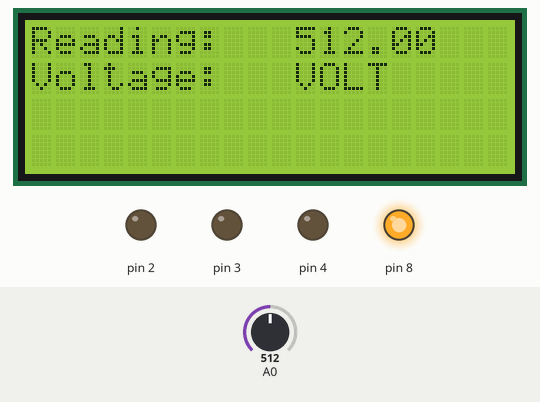
Recording of a sketch running on a simulated Arduino Uno, built with avr-gcc and run on an emulated ATmega328P. Shown: 20×4 character LCD, output pins drawn as LEDs (lit = HIGH). Inputs (shaded band) come from the test bench; at power-on: A0 = 512. What the sketch prints to the serial monitor is not drawn.

Above: at 1.8 s.
1.9 s: A0 set to 11
At 3.2 s:
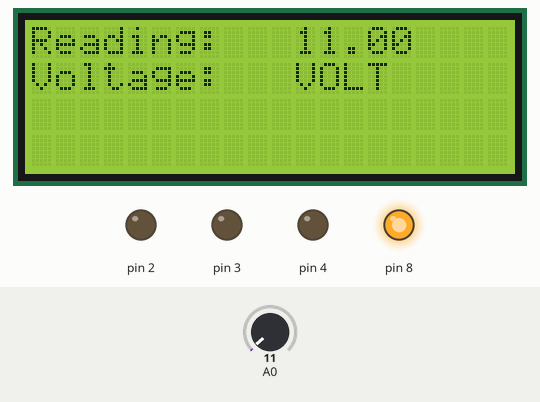
3.5 s: A0 set to 8
At 4.2 s:
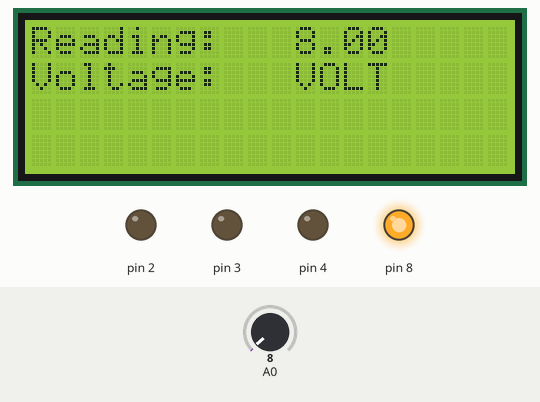
6.5 s: A0 set to 0
At 14.43 s:
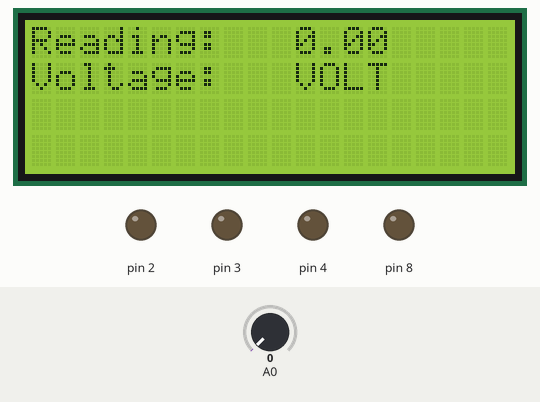
Timing chart, 0 to 16.0 s (numbered marks = the images above; inputs shaded):
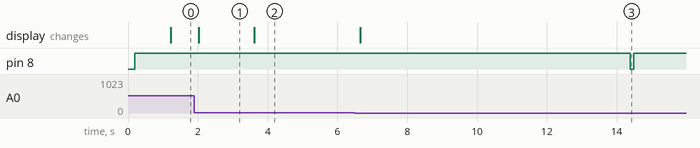

Measured:
- after the input at 1.9 s, the display: changes after 0.13 s (image 1)
- after the input at 3.5 s, the display: changes after 0.12 s (image 2)
- after the input at 6.5 s, the display: changes after 0.15 s (image 3)

The sketch:

SalinityReadings.ino
```cpp
#include <Wire.h>
#include <LiquidCrystal_I2C.h>

// Set the LCD address to 0x27 for a 16 chars and 2 line display
LiquidCrystal_I2C lcd(0x27, 20, 4);


int Readings[100];
float average = 0;


void setup() {
  Serial.begin(9600);
  pinMode(8, OUTPUT);
  pinMode(2, OUTPUT);
  pinMode(3, OUTPUT);
  pinMode(4, OUTPUT);
  // initialize the LCD
  lcd.begin();
  lcd.clear();
  // Turn on the blacklight and print a message.
  lcd.backlight();
  lcd.print("Reading:   ");
  lcd.print("READ");
  lcd.setCursor(0,1);
  lcd.print("Voltage:   ");
  lcd.print("VOLT");

  /*//Test Relays
  digitalWrite(2, HIGH);
  delay(200);
  digitalWrite(2, LOW);
  digitalWrite(3, HIGH);
  delay(200);
  digitalWrite(3, LOW);
  delay(200);
  digitalWrite(4, HIGH);
  delay(200);
  digitalWrite(4, LOW);
*/
}

void loop() {
  average = 0;
  delay(100);
  digitalWrite(8, HIGH);
  delay(1000);
  for (int i = 0; i < 100; i++){
    Readings[i] = analogRead(0);
    updateScreen(Readings[i]);
    delay(100);

  }
  digitalWrite(8, LOW);
  for(int i = 0; i < 100; i++){
    average += Readings[i];

  }
  average = average / 100;
  Serial.println(average);
  Serial.println();
}

void updateScreen(float message){
  lcd.clear();
  lcd.print("Reading:   ");
  lcd.print(message);
  lcd.setCursor(0,1);
  lcd.print("Voltage:   ");
  lcd.print("VOLT");


}
```
